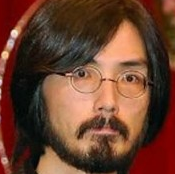
%> input picture image/pharaoh.png, 175 x 174 px
$ octave kadai2.m   (GNU Octave 9; MATLAB toolbox functions it lacks are replaced by stand-ins)
%> lines starting %> are read from the running program, lines starting %| are printed output that depends on the picture; in (x1, y1, x2, y2) boxes, pixels count from 0 and x2, y2 are one past the last pixel; in counts of white or black regions, pixels touching at a corner belong together; the program's own positions count from 1
% 課題２　階調数と疑似輪郭
% ２階調，４階調，８階調の画像を生成せよ．
% 下記はサンプルプログラムである．
% 課題作成にあたっては「Lenna」以外の画像を用いよ．

clear; % 変数のオールクリア

ORG=imread('image/pharaoh.png'); % 原画像の入力
%> ORG is the input picture: size 174x175x3 uint8; mean R, G, B 105.7, 64.4, 46.2
ORG = rgb2gray(ORG); colormap(gray); colorbar;
%> after `ORG = rgb2gray(ORG)`:
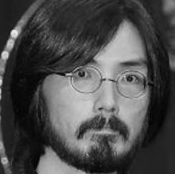
%> ORG: size 174x175 uint8; min 2, max 237, mean 74.7
imagesc(ORG); axis image; % 画像の表示
pause; % 一時停止

% ２階調画像の生成
IMG = ORG>128;
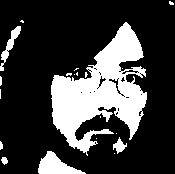
%> IMG: size 174x175 logical; 23.8% white; 20 white regions (14 under 20 px), largest, box (x1, y1, x2, y2) and area: (51, 22, 147, 156) 6164, (38, 151, 86, 174) 569, (0, 26, 21, 71) 253, (113, 137, 127, 154) 114, (1, 157, 8, 165) 39, (0, 141, 3, 150) 21
imagesc(IMG); colormap(gray); colorbar;  axis image;
pause;

% ４階調画像の生成
IMG0 = ORG>64;
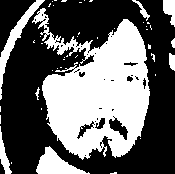
%> IMG0: size 174x175 logical; 40% white; 45 white regions (36 under 20 px), largest, box (x1, y1, x2, y2) and area: (32, 8, 150, 160) 9972, (36, 146, 90, 174) 706, (0, 0, 45, 100) 696
IMG1 = ORG>128;
IMG2 = ORG>192;
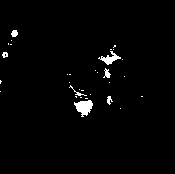
%> IMG2: size 174x175 logical; 1.8% white; 31 white regions (24 under 20 px), largest, box (x1, y1, x2, y2) and area: (74, 100, 93, 117) 199, (98, 51, 121, 65) 124, (103, 68, 111, 78) 41
IMG = IMG0 + IMG1 + IMG2;
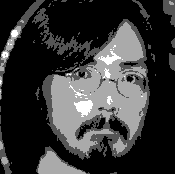
%> IMG: size 174x175 double; min 0, max 3, mean 0.656; drawn with min black and max white
imagesc(IMG); colormap(gray); colorbar;  axis image;
pause;

% ８階調については，各自検討してください．
IMG = ORG > 0;
%> IMG: size 174x175 logical; every value is 1
for i = 1:7
   IMG = IMG + (ORG > 32 * i);
end
%> this loop made 7 passes
%> pass 1, `IMG = IMG + (ORG > 32 * i);`:
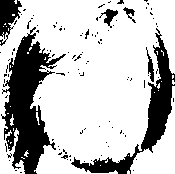
%> IMG: size 174x175 double; values 1 (black) and 2 (white), 74.3% white; 105 black regions (98 under 20 px), largest, box (x1, y1, x2, y2) and area: (1, 27, 66, 174) 4109, (71, 28, 175, 174) 2463, (0, 0, 22, 46) 549
%> after the loop:
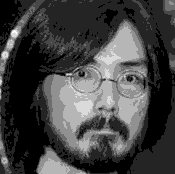
%> IMG: size 174x175 double; min 1, max 8, mean 2.84; drawn with min black and max white
imagesc(IMG); colormap(gray); colorbar; axis image;
